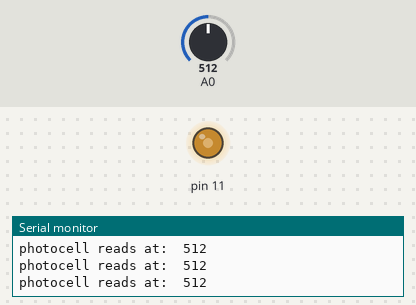
A sketch run on a simulated Arduino Uno, built with avr-gcc and run on an emulated ATmega328P. Shown: output pins drawn as LEDs (lit = HIGH), the last lines printed to the serial monitor. Inputs (shaded band) come from the test bench; at power-on: A0 = 512.

Above: at 1.2 s.
1.3 s: A0 set to 306
At 2.4 s:
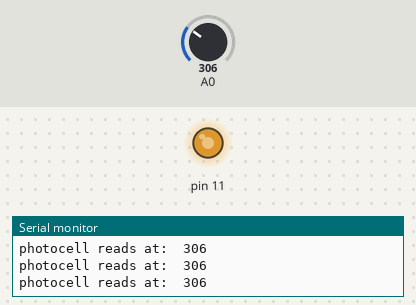
2.8 s: A0 set to 111
At 4.0 s:
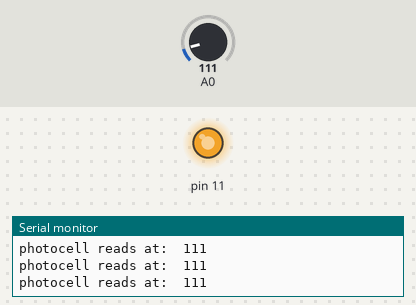
4.3 s: A0 set to 93
At 4.7 s:
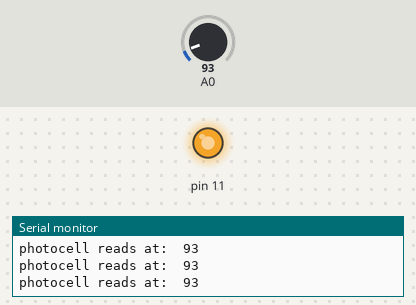
7.3 s: A0 set to 900
At 7.9 s:
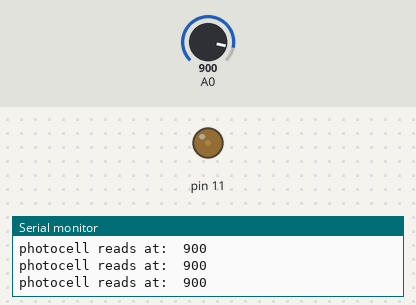
8.8 s: A0 set to 1023
At 9.6 s:
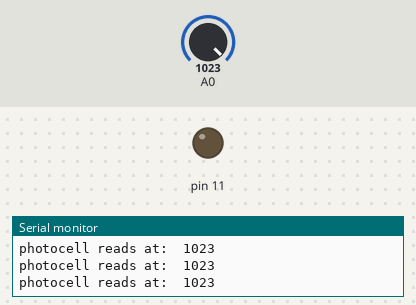
10.3 s: A0 set to 511
At 11.5 s:
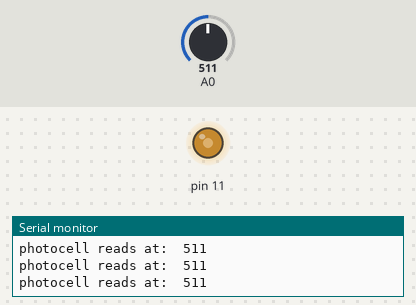
Timing chart, 0 to 12.8 s (numbered marks = the images above; inputs shaded):
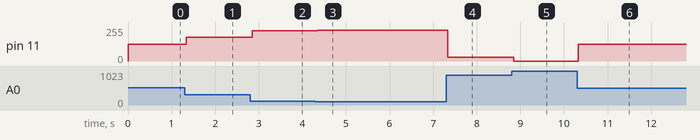

Measured:
- after the input at 1.3 s, pin 11: 127/255 → 178/255 at once
- after the input at 2.8 s, pin 11: 178/255 → 227/255 after 0.05 s
- after the input at 4.3 s, pin 11: 227/255 → 231/255 at once
- after the input at 7.3 s, pin 11: 231/255 → 30/255 at once
- after the input at 8.8 s, pin 11: 30/255 → 0/255 after 0.05 s
- after the input at 10.3 s, pin 11: 0/255 → 127/255 at once

The sketch:

ReadphotocellWritePWM.ino
```cpp
//    LED 200 ohm res in series to PWM pin 11, cathode to ground
// LDR voltage divider: one leg to pwr, the other to bus row with A0 and
//10k ohm resistor to ground


void setup() {
  Serial.begin(9600);
}

void loop() {
  int photocell = analogRead(A0);

  Serial.print("photocell reads at:  ");
  Serial.println(photocell);
  //LED GETS BRIGHTER AS THE ROOM GETS DARKER
  //invert the readings
  photocell = 1023 - photocell;
  int brightness = map(photocell, 0,1023,0,255);
  //OR
  // int brightness = map(photocell, 1023,0,0,255);

  analogWrite(11, brightness);
}
```
